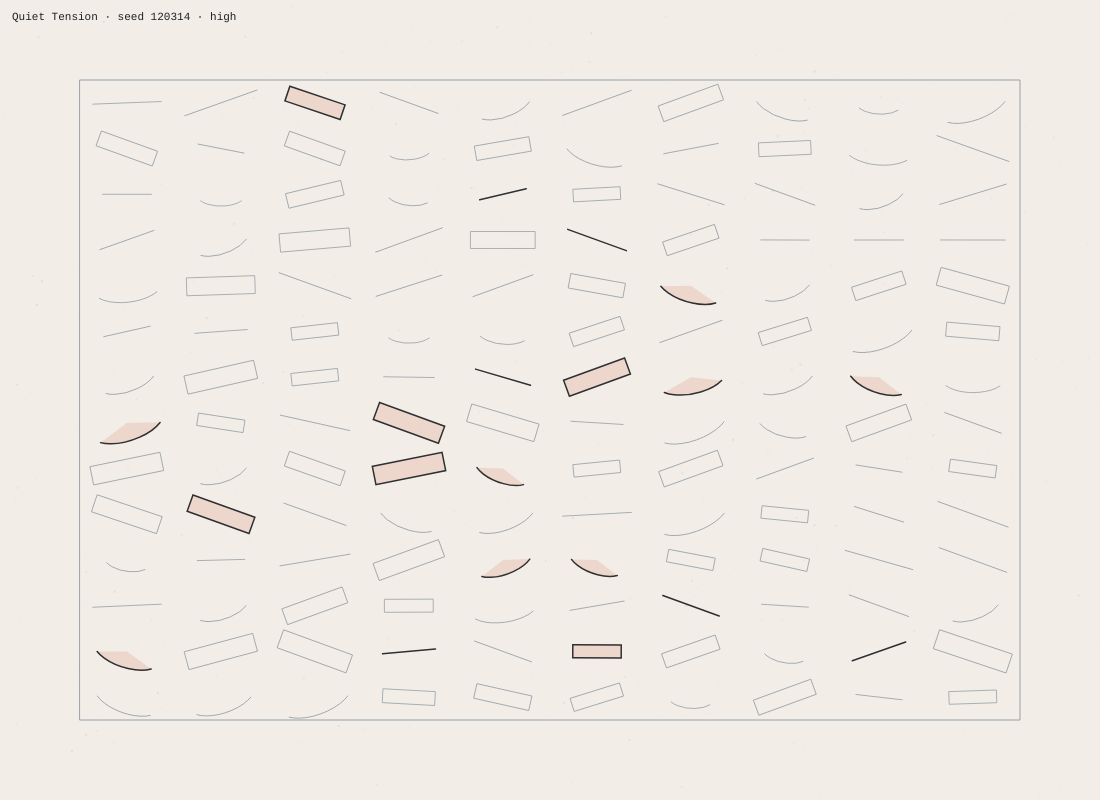
Frame 1 (no input)
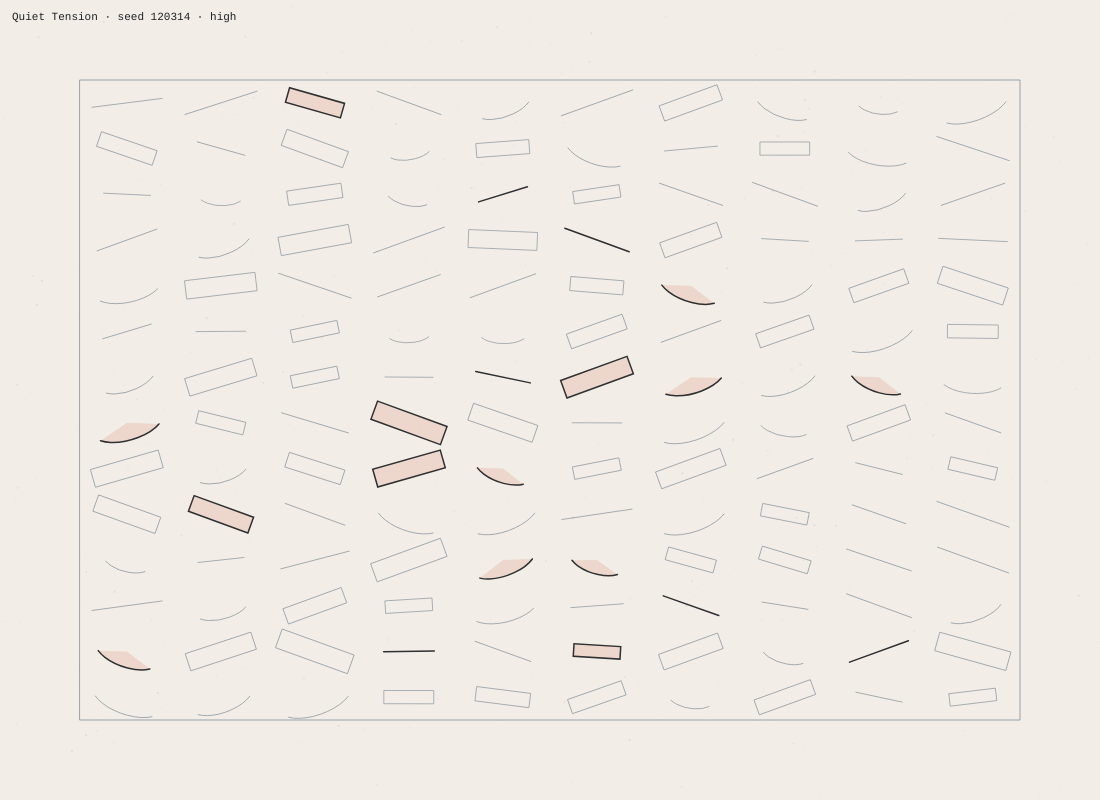
Frame 60 (no input)
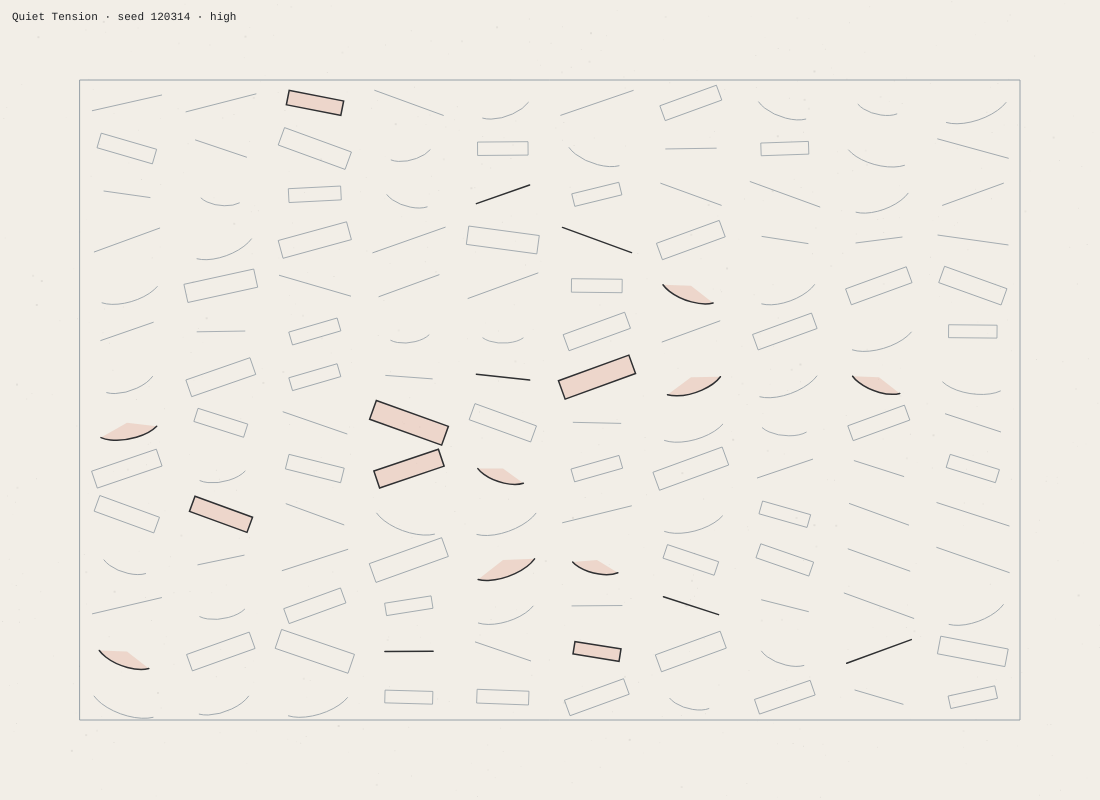
Frame 120 (the mouse pressed at the canvas centre since frame 60)

The p5.js sketch that drew these frames (run headless with seeded random() and noise() and a simulated clock; from frame 60 on, the mouse is pressed at the canvas centre):

// p5.js sketch
// ── sketch.js
const PRESETS = [
  {
    name: "Quiet Tension",
    seed: 120314,
    params: {
      palette: "slate",
      gridCols: 10,
      gridRows: 14,
      heroBias: 0.18,
      tempo: 0.42,
      amplitude: 0.7,
      quality: "high"
    }
  },
  {
    name: "Copper Drift",
    seed: 777031,
    params: {
      palette: "copper",
      gridCols: 9,
      gridRows: 13,
      heroBias: 0.25,
      tempo: 0.32,
      amplitude: 0.58,
      quality: "high"
    }
  },
  {
    name: "Night Signal",
    seed: 424242,
    params: {
      palette: "night",
      gridCols: 12,
      gridRows: 15,
      heroBias: 0.2,
      tempo: 0.52,
      amplitude: 0.75,
      quality: "low"
    }
  }
];

const Palette = {
  sets: {
    slate: {
      bg: "#f2efe8",
      ink: "#1e2024",
      soft: "#8f9aa3",
      accent: "#cc5f43",
      paper: "#efe7d6"
    },
    copper: {
      bg: "#f5f1ea",
      ink: "#232018",
      soft: "#9e7e64",
      accent: "#b3472f",
      paper: "#ece0cf"
    },
    night: {
      bg: "#0e1218",
      ink: "#d9d6cd",
      soft: "#68717d",
      accent: "#7a9dd6",
      paper: "#101722"
    }
  },
  get(name) {
    return this.sets[name] || this.sets.slate;
  }
};

const State = {
  activePreset: 0,
  seed: PRESETS[0].seed,
  params: { ...PRESETS[0].params },
  phase: 0,
  ui: null,
  rng: null,
  cachedGeometry: null,
  grainLayer: null,
  qualityScale: 1,
  infoText: ""
};

function setup() {
  createCanvas(min(windowWidth, 1100), min(windowHeight, 800));
  pixelDensity(1);
  frameRate(60);
  textFont("monospace");
  setupUI();
  applyPreset(0);
}

function draw() {
  const colors = Palette.get(State.params.palette);
  background(colors.bg);

  updateMotion();
  Render.drawComposition(colors);
  Render.drawTexture(colors);
  Render.drawOverlay(colors);
}

function keyPressed() {
  if (key === "P") {
    applyPreset((State.activePreset + 1) % PRESETS.length);
  }
  if (key === "Q") {
    State.params.quality = State.params.quality === "high" ? "low" : "high";
    rebuildFromState();
  }
}

function windowResized() {
  resizeCanvas(min(windowWidth, 1100), min(windowHeight, 800));
  rebuildFromState();
}

function applyPreset(i) {
  const preset = PRESETS[i % PRESETS.length];
  State.activePreset = i % PRESETS.length;
  State.seed = preset.seed;
  State.params = { ...preset.params };
  State.phase = 0;
  rebuildFromState();
}

function rebuildFromState() {
  State.rng = Geometry.makeRng(State.seed);
  State.qualityScale = State.params.quality === "high" ? 1 : 0.62;
  State.cachedGeometry = Geometry.buildGrid(State.params, State.rng);
  State.grainLayer = Geometry.buildGrain(State.params, State.rng);
  State.infoText = `${PRESETS[State.activePreset].name} · seed ${State.seed} · ${State.params.quality}`;
}

function updateMotion() {
  State.phase += 0.01 * State.params.tempo;
}

function setupUI() {
  State.ui = createDiv("P: next preset · Q: quality");
  State.ui.style("position", "fixed");
  State.ui.style("left", "12px");
  State.ui.style("bottom", "10px");
  State.ui.style("padding", "8px 10px");
  State.ui.style("font-size", "12px");
  State.ui.style("letter-spacing", "0.08em");
  State.ui.style("background", "rgba(0,0,0,0.3)");
  State.ui.style("color", "#f2f2f2");
  State.ui.style("border", "1px solid rgba(255,255,255,0.2)");
}

const Geometry = {
  makeRng(seed) {
    let t = seed >>> 0;
    return () => {
      t += 0x6D2B79F5;
      let x = Math.imul(t ^ (t >>> 15), 1 | t);
      x ^= x + Math.imul(x ^ (x >>> 7), 61 | x);
      return ((x ^ (x >>> 14)) >>> 0) / 4294967296;
    };
  },

  buildGrid(params, rng) {
    const cells = [];
    const margin = min(width, height) * 0.1;
    const gw = width - margin * 2;
    const gh = height - margin * 2;
    const cw = gw / params.gridCols;
    const ch = gh / params.gridRows;

    for (let y = 0; y < params.gridRows; y++) {
      for (let x = 0; x < params.gridCols; x++) {
        const nx = x / (params.gridCols - 1);
        const ny = y / (params.gridRows - 1);
        const toCenter = abs(nx - 0.5) + abs(ny - 0.45);
        const heroChance = max(0, 0.42 - toCenter) + params.heroBias;
        const hero = rng() < heroChance * 0.65;
        cells.push({
          x: margin + x * cw + cw * 0.5,
          y: margin + y * ch + ch * 0.5,
          w: cw,
          h: ch,
          hero,
          phase: rng() * TAU,
          dir: rng() > 0.5 ? 1 : -1,
          weight: hero ? 1.5 : 0.8,
          cut: rng()
        });
      }
    }
    return { cells, margin, gw, gh, cw, ch };
  },

  buildGrain(params, rng) {
    const count = floor(700 * State.qualityScale);
    const points = [];
    for (let i = 0; i < count; i++) {
      points.push({
        x: rng() * width,
        y: rng() * height,
        a: 0.02 + rng() * 0.05,
        s: rng() > 0.9 ? 2 : 1
      });
    }
    return points;
  }
};

const Render = {
  drawComposition(colors) {
    noFill();
    const { cells, margin, gw, gh } = State.cachedGeometry;

    stroke(colors.soft);
    strokeWeight(1);
    rect(margin, margin, gw, gh);

    for (const c of cells) {
      const pulse = Motion.pulse(State.phase + c.phase, State.params.amplitude);
      const scaleX = 0.35 + pulse * 0.55;
      const scaleY = 0.2 + pulse * 0.28;
      const w = c.w * scaleX;
      const h = c.h * scaleY;

      stroke(c.hero ? colors.ink : colors.soft);
      strokeWeight(c.weight);

      if (c.hero) {
        fillColorAlpha(colors.accent, 0.18);
      } else {
        noFill();
      }

      push();
      translate(c.x, c.y);
      const angle = Motion.smoothSwing(State.phase + c.phase, c.dir) * 0.35;
      rotate(angle);

      if (c.cut < 0.34) {
        rectMode(CENTER);
        rect(0, 0, w, h);
      } else if (c.cut < 0.67) {
        line(-w * 0.5, 0, w * 0.5, 0);
      } else {
        arc(0, 0, w, h * 1.8, PI * 0.1, PI * 0.9);
      }
      pop();
    }
    noFill();
  },

  drawTexture(colors) {
    noStroke();
    fillColorAlpha(colors.paper, 0.08);
    rect(0, 0, width, height);

    for (const g of State.grainLayer) {
      fill(0, 0, 0, g.a * 255);
      rect(g.x, g.y, g.s, g.s);
    }
  },

  drawOverlay(colors) {
    noStroke();
    fill(colors.ink);
    textSize(11);
    textAlign(LEFT, TOP);
    text(State.infoText, 12, 12);
  }
};

const Motion = {
  pulse(t, amount) {
    const slow = (sin(t * 1.3) + 1) * 0.5;
    const med = (sin(t * 2.1 + 1.2) + 1) * 0.5;
    return lerp(slow, med, 0.32) * amount + (1 - amount) * 0.5;
  },

  smoothSwing(t, dir) {
    const s = sin(t * 0.85 * dir);
    return s * s * (3 - 2 * abs(s)) * dir;
  }
};

function fillColorAlpha(hex, alpha) {
  const c = color(hex);
  fill(red(c), green(c), blue(c), alpha * 255);
}
